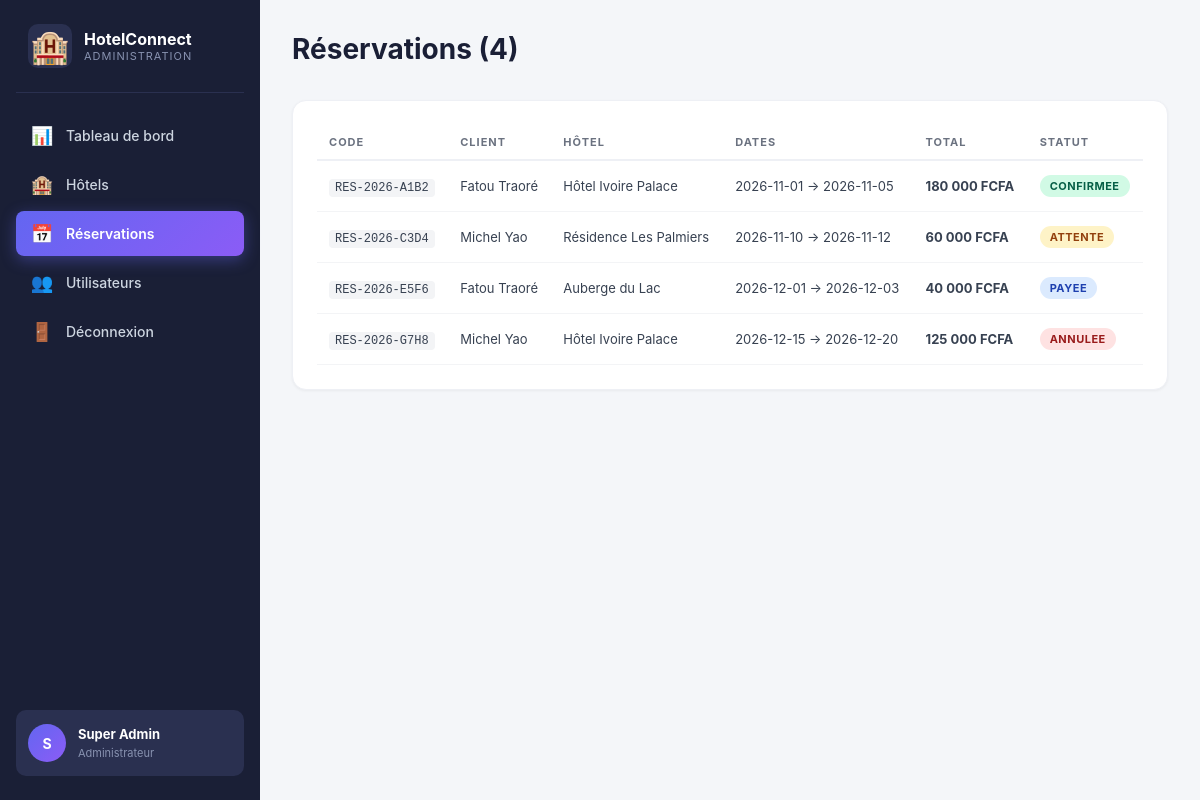
Screenshot of /admin/reservations.php (signed in) with the database file from the repository.
### tables this page shows
CREATE TABLE reservations (
    id BIGINT UNSIGNED AUTO_INCREMENT PRIMARY KEY,
    code VARCHAR(40) NOT NULL UNIQUE,
    user_id BIGINT UNSIGNED NOT NULL,
    hotel_id BIGINT UNSIGNED NOT NULL,
    room_id BIGINT UNSIGNED NOT NULL,
    date_arrivee DATE NOT NULL,
    date_depart DATE NOT NULL,
    personnes TINYINT UNSIGNED NOT NULL DEFAULT 1,
    nombre_chambres TINYINT UNSIGNED NOT NULL DEFAULT 1,
    prix_nuit DECIMAL(12,2) NOT NULL,
    total DECIMAL(12,2) NOT NULL,
    statut ENUM('attente','confirmee','payee','annulee','refusee') NOT NULL DEFAULT 'attente',
    created_at TIMESTAMP DEFAULT CURRENT_TIMESTAMP,
    FOREIGN KEY (user_id) REFERENCES users(id),
    FOREIGN KEY (hotel_id) REFERENCES hotels(id),
    FOREIGN KEY (room_id) REFERENCES rooms(id),
    INDEX (statut), INDEX (created_at)
);

CREATE TABLE users (
    id BIGINT UNSIGNED AUTO_INCREMENT PRIMARY KEY,
    nom VARCHAR(100) NOT NULL,
    prenom VARCHAR(100) NOT NULL,
    email VARCHAR(190) NOT NULL UNIQUE,
    telephone VARCHAR(30),
    password VARCHAR(255) NOT NULL,
    role ENUM('admin','hotelier','client') NOT NULL DEFAULT 'client',
    actif TINYINT(1) NOT NULL DEFAULT 1,
    created_at TIMESTAMP DEFAULT CURRENT_TIMESTAMP
);

CREATE TABLE hotels (
    id BIGINT UNSIGNED AUTO_INCREMENT PRIMARY KEY,
    user_id BIGINT UNSIGNED NOT NULL,
    nom VARCHAR(180) NOT NULL,
    description TEXT,
    adresse VARCHAR(255),
    ville VARCHAR(100) NOT NULL,
    commune VARCHAR(100),
    pays VARCHAR(100) NOT NULL DEFAULT 'Côte d’Ivoire',
    telephone VARCHAR(30),
    email VARCHAR(190),
    categorie ENUM('Hôtel','Résidence','Appartement hôtel','Auberge','Complexe hôtelier','Villa','Resort') DEFAULT 'Hôtel',
    etoiles TINYINT UNSIGNED DEFAULT 0,
    statut ENUM('attente','valide','refuse','suspendu') NOT NULL DEFAULT 'attente',
    created_at TIMESTAMP DEFAULT CURRENT_TIMESTAMP,
    FOREIGN KEY (user_id) REFERENCES users(id) ON DELETE CASCADE,
    INDEX (ville), INDEX (statut)
);

### config/helpers.php (called while the page is built, shortened)
<?php
function e(?string $s): string {
    return htmlspecialchars($s ?? '', ENT_QUOTES | ENT_SUBSTITUTE, 'UTF-8');
}
function money($n): string {
    return number_format((float)$n, 0, ',', ' ') . ' FCFA';
}

### admin/reservations.php (the view, shortened to what this page needs)
<?php
require_once __DIR__ . '/../config/helpers.php';
$q = $pdo->query(" SELECT r.*, u.prenom, u.nom, h.nom AS hotel
    FROM reservations r
    JOIN users u ON u.id = r.user_id
    JOIN hotels h ON h.id = r.hotel_id
    ORDER BY r.created_at DESC
");
$reservations = $q->fetchAll();
?>
<!doctype html>
<html lang="fr"><head><meta charset="utf-8"><title>Réservations</title>
<link rel="stylesheet" href="<?= BASE_URL ?>/assets/style.css">
<link rel="stylesheet" href="<?= BASE_URL ?>/assets/admin.css"></head>
<body class="admin-body">
<?php require __DIR__ . '/_sidebar.php'; ?>
<main class="admin-main">
    <div class="admin-header"><h1>Réservations (<?= count($reservations) ?>)</h1></div>
    <div class="panel">
        <table class="admin-table">
            <thead>
                <tr><th>Code</th><th>Client</th><th>Hôtel</th><th>Dates</th><th>Total</th><th>Statut</th></tr>
            </thead>
            <tbody>
                <?php foreach ($reservations as $r): ?>
                <tr>
                    <td><code><?= e($r['code']) ?></code></td>
                    <td><?= e($r['prenom']) ?> <?= e($r['nom']) ?></td>
                    <td><?= e($r['hotel']) ?></td>
                    <td><?= e($r['date_arrivee']) ?> → <?= e($r['date_depart']) ?></td>
                    <td><strong><?= money($r['total']) ?></strong></td>
                    <td><span class="badge badge-<?= e($r['statut']) ?>"><?= e($r['statut']) ?></span></td>
                </tr>
                <?php endforeach; ?>
            </tbody>
        </table>
    </div>
</main>
</body></html>

### assets/style.css (style rules this page uses)
:root { --ink: #172b2a; --muted: #687875; --green: #176b57; --green2: #0d4c40; --cream: #f7f8f4; --line: #e3e9e4; --gold: #c89b50; }
* { box-sizing: border-box; }
body { margin: 0; color: var(--ink); background: #fff; font-family: 'DM Sans', sans-serif; font-size: 15px; }

### assets/admin.css (style rules this page uses)
.admin-body { display: flex; background: #f4f6f9; min-height: 100vh; margin: 0; font-family: 'Inter', Arial, sans-serif; }
.admin-main { flex: 1; padding: 32px; overflow-x: hidden; }
.admin-header { display: flex; justify-content: space-between; align-items: center; margin-bottom: 30px; gap: 20px; flex-wrap: wrap; }
.admin-header h1 { font-size: 28px; margin: 0 0 4px; color: #1a1f36; font-family: 'Inter', sans-serif; }
.admin-main .panel { background: #fff; border-radius: 14px; padding: 24px; box-shadow: 0 1px 3px rgba(0,0,0,.05); border: 1px solid #eef0f5; margin-bottom: 0; }
.admin-table { width: 100%; border-collapse: collapse; font-size: 13px; }
.admin-table th { text-align: left; padding: 10px 12px; font-size: 11px; text-transform: uppercase; letter-spacing: 1px; color: #6b7280; font-weight: 700; border-bottom: 2px solid #eef0f5; }
.admin-table td { padding: 14px 12px; border-bottom: 1px solid #f3f4f6; color: #374151; }
.admin-table code { background: #f3f4f6; padding: 2px 6px; border-radius: 4px; font-size: 12px; }
.badge { display: inline-block; padding: 4px 10px; border-radius: 20px; font-size: 11px; font-weight: 700; text-transform: uppercase; letter-spacing: .5px; }
.badge-attente { background: #fef3c7; color: #92400e; }
.badge-confirmee, .badge-valide { background: #d1fae5; color: #065f46; }
.badge-payee { background: #dbeafe; color: #1e40af; }
.badge-annulee, .badge-refusee { background: #fee2e2; color: #991b1b; }

### rows the page displays
reservations: code "RES-2026-A1B2", user.prenom "Fatou", user.nom "Traoré", hotel.nom "Hôtel Ivoire Palace", date_arrivee "2026-11-01", date_depart "2026-11-05", total "180 000 FCFA", statut "CONFIRMEE"
reservations: code "RES-2026-C3D4", user.prenom "Michel", user.nom "Yao", hotel.nom "Résidence Les Palmiers", date_arrivee "2026-11-10", date_depart "2026-11-12", total "60 000 FCFA", statut "ATTENTE"
reservations: code "RES-2026-E5F6", user.prenom "Fatou", user.nom "Traoré", hotel.nom "Auberge du Lac", date_arrivee "2026-12-01", date_depart "2026-12-03", total "40 000 FCFA", statut "PAYEE"
reservations: code "RES-2026-G7H8", user.prenom "Michel", user.nom "Yao", hotel.nom "Hôtel Ivoire Palace", date_arrivee "2026-12-15", date_depart "2026-12-20", total "125 000 FCFA", statut "ANNULEE"

### other values shown
current_user()['prenom'][0] "S"
current_user()['prenom'] . ' ' . current_user()['nom'] "Super Admin"
count($reservations) "4"
